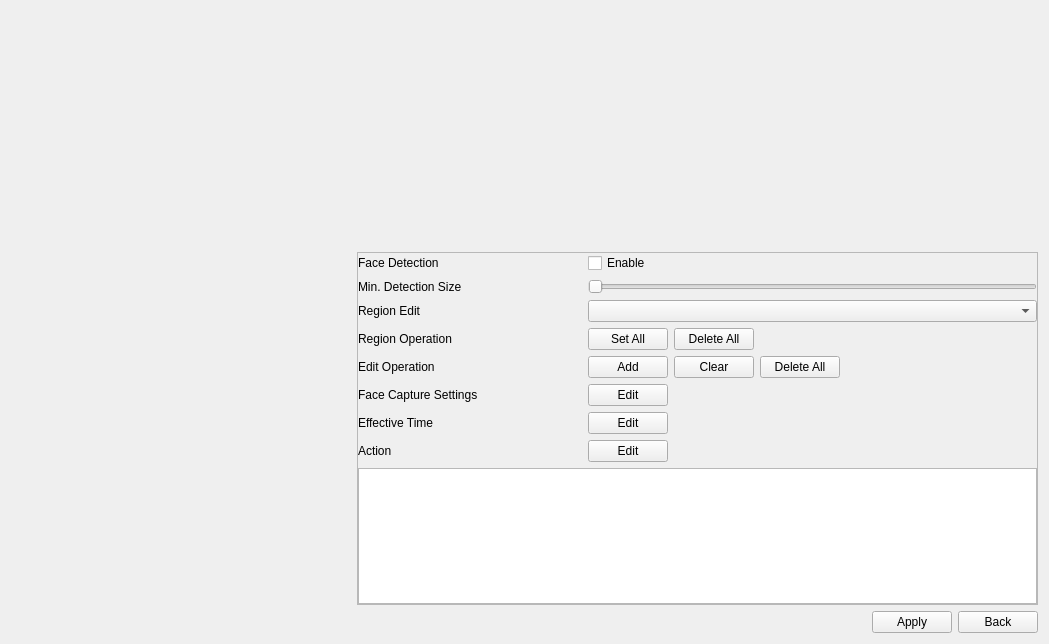
<?xml version="1.0" encoding="UTF-8"?>
<ui version="4.0">
 <class>TabFaceCapture</class>
 <widget class="QWidget" name="TabFaceCapture">
  <property name="geometry">
   <rect>
    <x>0</x>
    <y>0</y>
    <width>1049</width>
    <height>644</height>
   </rect>
  </property>
  <property name="windowTitle">
   <string>Form</string>
  </property>
  <layout class="QGridLayout" name="gridLayout_2">
   <property name="spacing">
    <number>6</number>
   </property>
   <item row="1" column="1">
    <widget class="QScrollArea" name="scrollArea">
     <property name="sizePolicy">
      <sizepolicy hsizetype="Expanding" vsizetype="Expanding">
       <horstretch>0</horstretch>
       <verstretch>3</verstretch>
      </sizepolicy>
     </property>
     <property name="widgetResizable">
      <bool>true</bool>
     </property>
     <widget class="QWidget" name="scrollAreaWidgetContents">
      <property name="geometry">
       <rect>
        <x>0</x>
        <y>0</y>
        <width>681</width>
        <height>351</height>
       </rect>
      </property>
      <layout class="QVBoxLayout" name="verticalLayout_2">
       <property name="leftMargin">
        <number>0</number>
       </property>
       <property name="topMargin">
        <number>0</number>
       </property>
       <property name="rightMargin">
        <number>0</number>
       </property>
       <property name="bottomMargin">
        <number>0</number>
       </property>
       <item>
        <widget class="QWidget" name="widgetConcent" native="true">
         <property name="sizePolicy">
          <sizepolicy hsizetype="Preferred" vsizetype="Preferred">
           <horstretch>0</horstretch>
           <verstretch>0</verstretch>
          </sizepolicy>
         </property>
         <layout class="QHBoxLayout" name="horizontalLayout_2">
          <property name="leftMargin">
           <number>0</number>
          </property>
          <property name="topMargin">
           <number>0</number>
          </property>
          <property name="rightMargin">
           <number>0</number>
          </property>
          <property name="bottomMargin">
           <number>0</number>
          </property>
          <item>
           <widget class="QWidget" name="widget" native="true">
            <property name="sizePolicy">
             <sizepolicy hsizetype="Preferred" vsizetype="Preferred">
              <horstretch>2</horstretch>
              <verstretch>0</verstretch>
             </sizepolicy>
            </property>
            <layout class="QVBoxLayout" name="verticalLayout">
             <property name="leftMargin">
              <number>0</number>
             </property>
             <property name="topMargin">
              <number>0</number>
             </property>
             <property name="rightMargin">
              <number>0</number>
             </property>
             <property name="bottomMargin">
              <number>0</number>
             </property>
             <item>
              <widget class="QWidget" name="widget_4" native="true">
               <layout class="QGridLayout" name="gridLayout">
                <property name="leftMargin">
                 <number>0</number>
                </property>
                <property name="topMargin">
                 <number>0</number>
                </property>
                <property name="rightMargin">
                 <number>0</number>
                </property>
                <property name="bottomMargin">
                 <number>0</number>
                </property>
                <item row="8" column="1">
                 <widget class="QWidget" name="widget_7" native="true">
                  <layout class="QHBoxLayout" name="horizontalLayout_6">
                   <property name="leftMargin">
                    <number>0</number>
                   </property>
                   <property name="topMargin">
                    <number>0</number>
                   </property>
                   <property name="rightMargin">
                    <number>0</number>
                   </property>
                   <property name="bottomMargin">
                    <number>0</number>
                   </property>
                   <item>
                    <widget class="MyPushButton" name="pushButtonAction">
                     <property name="text">
                      <string>Edit</string>
                     </property>
                    </widget>
                   </item>
                   <item>
                    <spacer name="horizontalSpacer_5">
                     <property name="orientation">
                      <enum>Qt::Horizontal</enum>
                     </property>
                     <property name="sizeHint" stdset="0">
                      <size>
                       <width>362</width>
                       <height>20</height>
                      </size>
                     </property>
                    </spacer>
                   </item>
                  </layout>
                 </widget>
                </item>
                <item row="0" column="1">
                 <widget class="QCheckBox" name="checkBoxEnable">
                  <property name="sizePolicy">
                   <sizepolicy hsizetype="Minimum" vsizetype="Fixed">
                    <horstretch>2</horstretch>
                    <verstretch>0</verstretch>
                   </sizepolicy>
                  </property>
                  <property name="text">
                   <string>Enable</string>
                  </property>
                 </widget>
                </item>
                <item row="2" column="1">
                 <widget class="ComboBox" name="comboBoxRegionEdit"/>
                </item>
                <item row="6" column="0">
                 <widget class="QLabel" name="labelfaceCaptureSeetings">
                  <property name="text">
                   <string>Face Capture Settings</string>
                  </property>
                 </widget>
                </item>
                <item row="4" column="1">
                 <widget class="QWidget" name="widgetEditOperation" native="true">
                  <layout class="QHBoxLayout" name="horizontalLayout_3">
                   <property name="leftMargin">
                    <number>0</number>
                   </property>
                   <property name="topMargin">
                    <number>0</number>
                   </property>
                   <property name="rightMargin">
                    <number>0</number>
                   </property>
                   <property name="bottomMargin">
                    <number>0</number>
                   </property>
                   <item>
                    <widget class="MyPushButton" name="pushButtonAdd">
                     <property name="text">
                      <string>Add</string>
                     </property>
                    </widget>
                   </item>
                   <item>
                    <widget class="MyPushButton" name="pushButtonClear">
                     <property name="text">
                      <string>Clear</string>
                     </property>
                    </widget>
                   </item>
                   <item>
                    <widget class="MyPushButton" name="pushButtonDeleteAll">
                     <property name="text">
                      <string>Delete All</string>
                     </property>
                    </widget>
                   </item>
                   <item>
                    <spacer name="horizontalSpacer_2">
                     <property name="orientation">
                      <enum>Qt::Horizontal</enum>
                     </property>
                     <property name="sizeHint" stdset="0">
                      <size>
                       <width>40</width>
                       <height>20</height>
                      </size>
                     </property>
                    </spacer>
                   </item>
                  </layout>
                 </widget>
                </item>
                <item row="1" column="0">
                 <widget class="QLabel" name="labelMinDetectionSize">
                  <property name="text">
                   <string>Min. Detection Size</string>
                  </property>
                 </widget>
                </item>
                <item row="0" column="0">
                 <widget class="QLabel" name="labelFaceDetectionEnable">
                  <property name="sizePolicy">
                   <sizepolicy hsizetype="Preferred" vsizetype="Preferred">
                    <horstretch>1</horstretch>
                    <verstretch>0</verstretch>
                   </sizepolicy>
                  </property>
                  <property name="text">
                   <string>Face Detection</string>
                  </property>
                 </widget>
                </item>
                <item row="7" column="1">
                 <widget class="QWidget" name="widget_6" native="true">
                  <layout class="QHBoxLayout" name="horizontalLayout_5">
                   <property name="leftMargin">
                    <number>0</number>
                   </property>
                   <property name="topMargin">
                    <number>0</number>
                   </property>
                   <property name="rightMargin">
                    <number>0</number>
                   </property>
                   <property name="bottomMargin">
                    <number>0</number>
                   </property>
                   <item>
                    <widget class="MyPushButton" name="pushButtonEffective">
                     <property name="text">
                      <string>Edit</string>
                     </property>
                    </widget>
                   </item>
                   <item>
                    <spacer name="horizontalSpacer_4">
                     <property name="orientation">
                      <enum>Qt::Horizontal</enum>
                     </property>
                     <property name="sizeHint" stdset="0">
                      <size>
                       <width>362</width>
                       <height>20</height>
                      </size>
                     </property>
                    </spacer>
                   </item>
                  </layout>
                 </widget>
                </item>
                <item row="1" column="1">
                 <widget class="BaseSlider" name="horizontalSliderMinSize">
                  <property name="orientation">
                   <enum>Qt::Horizontal</enum>
                  </property>
                 </widget>
                </item>
                <item row="4" column="0">
                 <widget class="QLabel" name="labelEditOperation">
                  <property name="text">
                   <string>Edit Operation</string>
                  </property>
                 </widget>
                </item>
                <item row="2" column="0">
                 <widget class="QLabel" name="labelRegionEdit">
                  <property name="text">
                   <string>Region Edit</string>
                  </property>
                 </widget>
                </item>
                <item row="7" column="0">
                 <widget class="QLabel" name="labelEffectiveTime">
                  <property name="text">
                   <string>Effective Time</string>
                  </property>
                 </widget>
                </item>
                <item row="8" column="0">
                 <widget class="QLabel" name="labelAction">
                  <property name="text">
                   <string>Action</string>
                  </property>
                 </widget>
                </item>
                <item row="6" column="1">
                 <widget class="QWidget" name="widget_5" native="true">
                  <layout class="QHBoxLayout" name="horizontalLayout_4">
                   <property name="leftMargin">
                    <number>0</number>
                   </property>
                   <property name="topMargin">
                    <number>0</number>
                   </property>
                   <property name="rightMargin">
                    <number>0</number>
                   </property>
                   <property name="bottomMargin">
                    <number>0</number>
                   </property>
                   <item>
                    <widget class="MyPushButton" name="pushButtonFaceCaptureSetting">
                     <property name="text">
                      <string>Edit</string>
                     </property>
                    </widget>
                   </item>
                   <item>
                    <spacer name="horizontalSpacer_3">
                     <property name="orientation">
                      <enum>Qt::Horizontal</enum>
                     </property>
                     <property name="sizeHint" stdset="0">
                      <size>
                       <width>362</width>
                       <height>20</height>
                      </size>
                     </property>
                    </spacer>
                   </item>
                  </layout>
                 </widget>
                </item>
                <item row="3" column="0">
                 <widget class="QLabel" name="labelRegionOperation">
                  <property name="text">
                   <string>Region Operation</string>
                  </property>
                 </widget>
                </item>
                <item row="3" column="1">
                 <widget class="QWidget" name="widgetRegionOperation" native="true">
                  <layout class="QHBoxLayout" name="horizontalLayout_7">
                   <property name="leftMargin">
                    <number>0</number>
                   </property>
                   <property name="topMargin">
                    <number>0</number>
                   </property>
                   <property name="rightMargin">
                    <number>0</number>
                   </property>
                   <property name="bottomMargin">
                    <number>0</number>
                   </property>
                   <item>
                    <widget class="QPushButton" name="pushButtonSetAll">
                     <property name="text">
                      <string>Set All</string>
                     </property>
                    </widget>
                   </item>
                   <item>
                    <widget class="QPushButton" name="pushButtonRegionDelete">
                     <property name="text">
                      <string>Delete All</string>
                     </property>
                    </widget>
                   </item>
                   <item>
                    <spacer name="horizontalSpacer_6">
                     <property name="orientation">
                      <enum>Qt::Horizontal</enum>
                     </property>
                     <property name="sizeHint" stdset="0">
                      <size>
                       <width>40</width>
                       <height>20</height>
                      </size>
                     </property>
                    </spacer>
                   </item>
                  </layout>
                 </widget>
                </item>
               </layout>
              </widget>
             </item>
             <item>
              <widget class="TableView" name="tableView">
               <property name="sizePolicy">
                <sizepolicy hsizetype="Expanding" vsizetype="Preferred">
                 <horstretch>0</horstretch>
                 <verstretch>0</verstretch>
                </sizepolicy>
               </property>
               <property name="minimumSize">
                <size>
                 <width>0</width>
                 <height>0</height>
                </size>
               </property>
               <property name="maximumSize">
                <size>
                 <width>16777215</width>
                 <height>152</height>
                </size>
               </property>
               <attribute name="verticalHeaderDefaultSectionSize">
                <number>30</number>
               </attribute>
              </widget>
             </item>
             <item>
              <spacer name="verticalSpacer">
               <property name="orientation">
                <enum>Qt::Vertical</enum>
               </property>
               <property name="sizeType">
                <enum>QSizePolicy::Expanding</enum>
               </property>
               <property name="sizeHint" stdset="0">
                <size>
                 <width>20</width>
                 <height>1</height>
                </size>
               </property>
              </spacer>
             </item>
            </layout>
           </widget>
          </item>
         </layout>
        </widget>
       </item>
      </layout>
     </widget>
    </widget>
   </item>
   <item row="0" column="0">
    <widget class="CommonVideo" name="commonVideo" native="true">
     <property name="sizePolicy">
      <sizepolicy hsizetype="Preferred" vsizetype="Preferred">
       <horstretch>1</horstretch>
       <verstretch>0</verstretch>
      </sizepolicy>
     </property>
     <property name="minimumSize">
      <size>
       <width>0</width>
       <height>100</height>
      </size>
     </property>
    </widget>
   </item>
   <item row="2" column="0" colspan="2">
    <widget class="QWidget" name="widget_2" native="true">
     <layout class="QHBoxLayout" name="horizontalLayout">
      <property name="leftMargin">
       <number>0</number>
      </property>
      <property name="topMargin">
       <number>0</number>
      </property>
      <property name="rightMargin">
       <number>0</number>
      </property>
      <property name="bottomMargin">
       <number>0</number>
      </property>
      <item>
       <widget class="WidgetMessage" name="widgetMessage" native="true"/>
      </item>
      <item>
       <spacer name="horizontalSpacer">
        <property name="orientation">
         <enum>Qt::Horizontal</enum>
        </property>
        <property name="sizeHint" stdset="0">
         <size>
          <width>40</width>
          <height>20</height>
         </size>
        </property>
       </spacer>
      </item>
      <item>
       <widget class="MyPushButton" name="pushButtonApply">
        <property name="text">
         <string>Apply</string>
        </property>
       </widget>
      </item>
      <item>
       <widget class="MyPushButton" name="pushButtonBack">
        <property name="text">
         <string>Back</string>
        </property>
       </widget>
      </item>
     </layout>
    </widget>
   </item>
   <item row="0" column="1">
    <widget class="ButtonGroup" name="widgetButtonGroup" native="true">
     <property name="sizePolicy">
      <sizepolicy hsizetype="Expanding" vsizetype="Expanding">
       <horstretch>2</horstretch>
       <verstretch>2</verstretch>
      </sizepolicy>
     </property>
    </widget>
   </item>
  </layout>
 </widget>
 <customwidgets>
  <customwidget>
   <class>ComboBox</class>
   <extends>QComboBox</extends>
   <header>combobox.h</header>
  </customwidget>
  <customwidget>
   <class>MyPushButton</class>
   <extends>QPushButton</extends>
   <header>mypushbutton.h</header>
  </customwidget>
  <customwidget>
   <class>BaseSlider</class>
   <extends>QSlider</extends>
   <header>baseslider.h</header>
   <container>1</container>
  </customwidget>
  <customwidget>
   <class>TableView</class>
   <extends>QTableView</extends>
   <header>tableview.h</header>
  </customwidget>
  <customwidget>
   <class>WidgetMessage</class>
   <extends>QWidget</extends>
   <header>widgetmessage.h</header>
   <container>1</container>
  </customwidget>
  <customwidget>
   <class>CommonVideo</class>
   <extends>QWidget</extends>
   <header>commonvideo.h</header>
   <container>1</container>
  </customwidget>
  <customwidget>
   <class>ButtonGroup</class>
   <extends>QWidget</extends>
   <header>buttongroup.h</header>
   <container>1</container>
  </customwidget>
 </customwidgets>
 <resources/>
 <connections/>
</ui>
